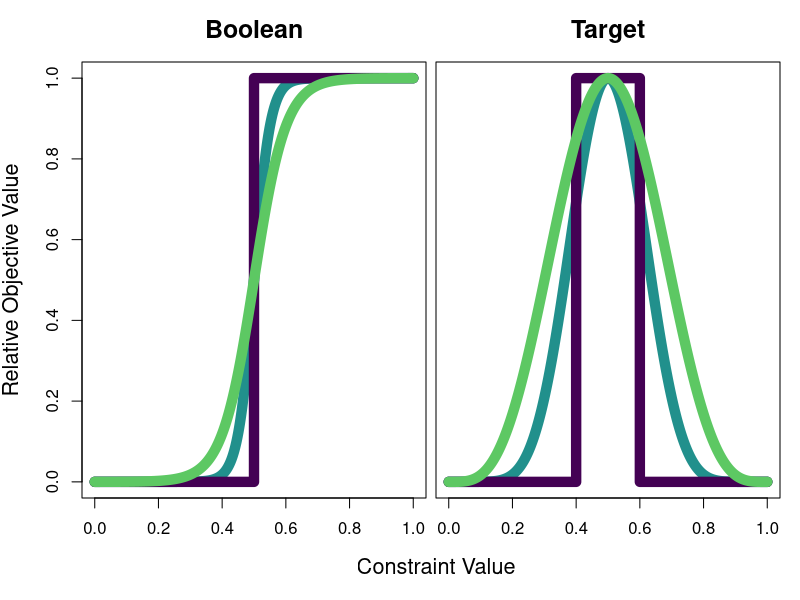

Reproduce this figure in R.
# script for boolean_exclude figure
library(viridisLite)
plotpath = "/output/"

pal = viridis(5)

logistic_transform = function(x, horiz=0, rate=1){
  1 / (1 + exp(-rate*(x - horiz)))
}

beta_transform = function(x, horiz=0, alpha=10, beta=10){
  maxbeta = max(dbeta(xvals, alpha, beta))
  dbeta(x-horiz, alpha, beta)/maxbeta
}

xvals = seq(0, 1, 0.001)
cusp_val = 0.5

{png(paste0(plotpath, 'boolean_exclude.png'),
     # width = 2500,
     # height = 1400,
     # pointsize = 50)
     width = 10000,
     height = 6000,
     pointsize = 50,
     res=300)
  par(mar=c(0,0,0,0.5), oma=c(5.1,4.1,3.1,0.5), mfrow=c(1,2))
  plot(xvals, logistic_transform(xvals, cusp_val, 
                                 rate = 1/(0.025)), 
       type = "l", lwd = 10, col = pal[3],
       cex.main = 1.7, cex.lab = 1.3)
  lines(c(0, cusp_val, cusp_val, 1),
        c(0, 0, 1, 1), col = pal[1], lwd = 10)
  lines(xvals, logistic_transform(xvals, cusp_val, 
                                  rate = 1/0.05), 
        type = "l", lwd = 10, col = pal[4])
  mtext("Boolean", font=2, cex=1.5, line=1)
  plot(xvals, beta_transform(xvals), 
       type = "l", lwd = 10, col = pal[3],
       yaxt="n",
       cex.main = 1.7, cex.lab = 1.3)
  lines(c(0, cusp_val-0.1, cusp_val-0.1, cusp_val+0.1, cusp_val+0.1, 1),
        c(0, 0, 1, 1, 0, 0), col = pal[1], lwd = 10)
  lines(xvals, beta_transform(xvals, alpha=5, beta=5), 
        type = "l", lwd = 10, col = pal[4])
  mtext("Target", font=2, cex=1.5, line=1)
  mtext("Constraint Value", 1, outer=TRUE, cex=1.3, line=3)
  mtext("Relative Objective Value", 2, outer=TRUE, cex=1.3, line=3)
  
  dev.off()}